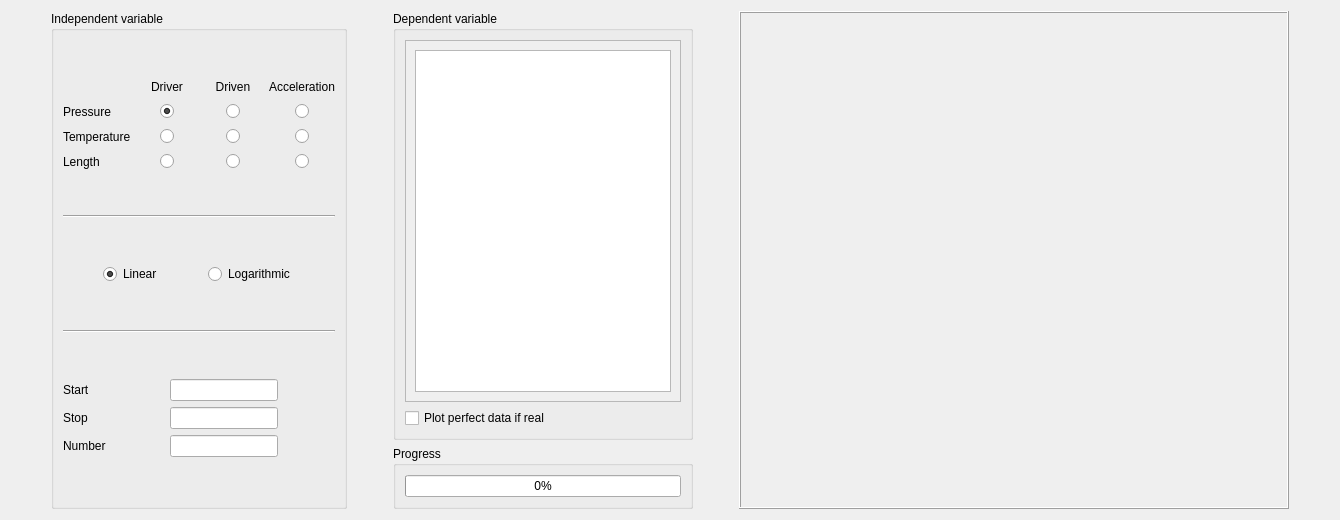
      <widget class="QWidget" name="MultiTab">
       <attribute name="title">
        <string>Multiple Calculations</string>
       </attribute>
       <layout class="QHBoxLayout" name="horizontalLayout_4">
        <item>
         <spacer name="horizontalSpacer_20">
          <property name="orientation">
           <enum>Qt::Horizontal</enum>
          </property>
          <property name="sizeHint" stdset="0">
           <size>
            <width>40</width>
            <height>20</height>
           </size>
          </property>
         </spacer>
        </item>
        <item>
         <widget class="QGroupBox" name="indepVar_GroupBox">
          <property name="title">
           <string>Independent variable</string>
          </property>
          <layout class="QVBoxLayout" name="verticalLayout_14">
           <item>
            <spacer name="verticalSpacer_9">
             <property name="orientation">
              <enum>Qt::Vertical</enum>
             </property>
             <property name="sizeHint" stdset="0">
              <size>
               <width>20</width>
               <height>40</height>
              </size>
             </property>
            </spacer>
           </item>
           <item>
            <layout class="QGridLayout" name="indepVar_Grid">
             <property name="sizeConstraint">
              <enum>QLayout::SetMinimumSize</enum>
             </property>
             <property name="verticalSpacing">
              <number>10</number>
             </property>
             <item row="0" column="1">
              <widget class="QLabel" name="label_39">
               <property name="sizePolicy">
                <sizepolicy hsizetype="Fixed" vsizetype="Fixed">
                 <horstretch>0</horstretch>
                 <verstretch>0</verstretch>
                </sizepolicy>
               </property>
               <property name="minimumSize">
                <size>
                 <width>60</width>
                 <height>0</height>
                </size>
               </property>
               <property name="maximumSize">
                <size>
                 <width>16777215</width>
                 <height>1000000</height>
                </size>
               </property>
               <property name="text">
                <string>Driver</string>
               </property>
               <property name="alignment">
                <set>Qt::AlignCenter</set>
               </property>
              </widget>
             </item>
             <item row="2" column="3" alignment="Qt::AlignHCenter">
              <widget class="QRadioButton" name="indepaccelT_radio">
               <property name="sizePolicy">
                <sizepolicy hsizetype="Maximum" vsizetype="Fixed">
                 <horstretch>0</horstretch>
                 <verstretch>0</verstretch>
                </sizepolicy>
               </property>
               <property name="text">
                <string/>
               </property>
               <attribute name="buttonGroup">
                <string notr="true">indepVar_ButtonGroup</string>
               </attribute>
              </widget>
             </item>
             <item row="3" column="1" alignment="Qt::AlignHCenter">
              <widget class="QRadioButton" name="indepdrivL_radio">
               <property name="sizePolicy">
                <sizepolicy hsizetype="Maximum" vsizetype="Fixed">
                 <horstretch>0</horstretch>
                 <verstretch>0</verstretch>
                </sizepolicy>
               </property>
               <property name="text">
                <string/>
               </property>
               <attribute name="buttonGroup">
                <string notr="true">indepVar_ButtonGroup</string>
               </attribute>
              </widget>
             </item>
             <item row="1" column="1" alignment="Qt::AlignHCenter">
              <widget class="QRadioButton" name="indepdrivP_radio">
               <property name="sizePolicy">
                <sizepolicy hsizetype="Maximum" vsizetype="Fixed">
                 <horstretch>0</horstretch>
                 <verstretch>0</verstretch>
                </sizepolicy>
               </property>
               <property name="text">
                <string/>
               </property>
               <property name="checked">
                <bool>true</bool>
               </property>
               <attribute name="buttonGroup">
                <string notr="true">indepVar_ButtonGroup</string>
               </attribute>
              </widget>
             </item>
             <item row="1" column="2" alignment="Qt::AlignHCenter">
              <widget class="QRadioButton" name="indeptestP_radio">
               <property name="sizePolicy">
                <sizepolicy hsizetype="Maximum" vsizetype="Fixed">
                 <horstretch>0</horstretch>
                 <verstretch>0</verstretch>
                </sizepolicy>
               </property>
               <property name="text">
                <string/>
               </property>
               <attribute name="buttonGroup">
                <string notr="true">indepVar_ButtonGroup</string>
               </attribute>
              </widget>
             </item>
             <item row="1" column="3" alignment="Qt::AlignHCenter">
              <widget class="QRadioButton" name="indepaccelP_radio">
               <property name="sizePolicy">
                <sizepolicy hsizetype="Maximum" vsizetype="Fixed">
                 <horstretch>0</horstretch>
                 <verstretch>0</verstretch>
                </sizepolicy>
               </property>
               <property name="text">
                <string/>
               </property>
               <attribute name="buttonGroup">
                <string notr="true">indepVar_ButtonGroup</string>
               </attribute>
              </widget>
             </item>
             <item row="3" column="0">
              <widget class="QLabel" name="label_44">
               <property name="sizePolicy">
                <sizepolicy hsizetype="Preferred" vsizetype="Preferred">
                 <horstretch>0</horstretch>
                 <verstretch>0</verstretch>
                </sizepolicy>
               </property>
               <property name="minimumSize">
                <size>
                 <width>0</width>
                 <height>0</height>
                </size>
               </property>
               <property name="maximumSize">
                <size>
                 <width>16777215</width>
                 <height>1000000</height>
                </size>
               </property>
               <property name="text">
                <string>Length</string>
               </property>
              </widget>
             </item>
             <item row="3" column="2" alignment="Qt::AlignHCenter">
              <widget class="QRadioButton" name="indeptestL_radio">
               <property name="sizePolicy">
                <sizepolicy hsizetype="Maximum" vsizetype="Fixed">
                 <horstretch>0</horstretch>
                 <verstretch>0</verstretch>
                </sizepolicy>
               </property>
               <property name="text">
                <string/>
               </property>
               <attribute name="buttonGroup">
                <string notr="true">indepVar_ButtonGroup</string>
               </attribute>
              </widget>
             </item>
             <item row="1" column="0">
              <widget class="QLabel" name="label_42">
               <property name="sizePolicy">
                <sizepolicy hsizetype="Preferred" vsizetype="Preferred">
                 <horstretch>0</horstretch>
                 <verstretch>0</verstretch>
                </sizepolicy>
               </property>
               <property name="minimumSize">
                <size>
                 <width>0</width>
                 <height>0</height>
                </size>
               </property>
               <property name="maximumSize">
                <size>
                 <width>16777215</width>
                 <height>1000000</height>
                </size>
               </property>
               <property name="text">
                <string>Pressure</string>
               </property>
              </widget>
             </item>
             <item row="3" column="3" alignment="Qt::AlignHCenter">
              <widget class="QRadioButton" name="indepaccelL_radio">
               <property name="sizePolicy">
                <sizepolicy hsizetype="Maximum" vsizetype="Fixed">
                 <horstretch>0</horstretch>
                 <verstretch>0</verstretch>
                </sizepolicy>
               </property>
               <property name="text">
                <string/>
               </property>
               <attribute name="buttonGroup">
                <string notr="true">indepVar_ButtonGroup</string>
               </attribute>
              </widget>
             </item>
             <item row="2" column="2" alignment="Qt::AlignHCenter">
              <widget class="QRadioButton" name="indeptestT_radio">
               <property name="sizePolicy">
                <sizepolicy hsizetype="Maximum" vsizetype="Fixed">
                 <horstretch>0</horstretch>
                 <verstretch>0</verstretch>
                </sizepolicy>
               </property>
               <property name="text">
                <string/>
               </property>
               <attribute name="buttonGroup">
                <string notr="true">indepVar_ButtonGroup</string>
               </attribute>
              </widget>
             </item>
             <item row="2" column="0">
              <widget class="QLabel" name="label_43">
               <property name="sizePolicy">
                <sizepolicy hsizetype="Preferred" vsizetype="Preferred">
                 <horstretch>0</horstretch>
                 <verstretch>0</verstretch>
                </sizepolicy>
               </property>
               <property name="minimumSize">
                <size>
                 <width>0</width>
                 <height>0</height>
                </size>
               </property>
               <property name="maximumSize">
                <size>
                 <width>16777215</width>
                 <height>1000000</height>
                </size>
               </property>
               <property name="text">
                <string>Temperature</string>
               </property>
              </widget>
             </item>
             <item row="2" column="1" alignment="Qt::AlignHCenter">
              <widget class="QRadioButton" name="indepdrivT_radio">
               <property name="sizePolicy">
                <sizepolicy hsizetype="Maximum" vsizetype="Fixed">
                 <horstretch>0</horstretch>
                 <verstretch>0</verstretch>
                </sizepolicy>
               </property>
               <property name="text">
                <string/>
               </property>
               <attribute name="buttonGroup">
                <string notr="true">indepVar_ButtonGroup</string>
               </attribute>
              </widget>
             </item>
             <item row="0" column="2">
              <widget class="QLabel" name="label_40">
               <property name="sizePolicy">
                <sizepolicy hsizetype="Fixed" vsizetype="Fixed">
                 <horstretch>0</horstretch>
                 <verstretch>0</verstretch>
                </sizepolicy>
               </property>
               <property name="minimumSize">
                <size>
                 <width>60</width>
                 <height>0</height>
                </size>
               </property>
               <property name="text">
                <string>Driven</string>
               </property>
               <property name="alignment">
                <set>Qt::AlignCenter</set>
               </property>
              </widget>
             </item>
             <item row="0" column="3">
              <widget class="QLabel" name="label_41">
               <property name="sizePolicy">
                <sizepolicy hsizetype="Fixed" vsizetype="Fixed">
                 <horstretch>0</horstretch>
                 <verstretch>0</verstretch>
                </sizepolicy>
               </property>
               <property name="minimumSize">
                <size>
                 <width>60</width>
                 <height>0</height>
                </size>
               </property>
               <property name="text">
                <string>Acceleration</string>
               </property>
               <property name="alignment">
                <set>Qt::AlignCenter</set>
               </property>
              </widget>
             </item>
            </layout>
           </item>
           <item>
            <spacer name="verticalSpacer_2">
             <property name="orientation">
              <enum>Qt::Vertical</enum>
             </property>
             <property name="sizeHint" stdset="0">
              <size>
               <width>20</width>
               <height>40</height>
              </size>
             </property>
            </spacer>
           </item>
           <item>
            <widget class="Line" name="line_6">
             <property name="orientation">
              <enum>Qt::Horizontal</enum>
             </property>
            </widget>
           </item>
           <item>
            <spacer name="verticalSpacer_7">
             <property name="orientation">
              <enum>Qt::Vertical</enum>
             </property>
             <property name="sizeHint" stdset="0">
              <size>
               <width>20</width>
               <height>40</height>
              </size>
             </property>
            </spacer>
           </item>
           <item>
            <layout class="QHBoxLayout" name="horizontalLayout_7">
             <item>
              <spacer name="horizontalSpacer_9">
               <property name="orientation">
                <enum>Qt::Horizontal</enum>
               </property>
               <property name="sizeHint" stdset="0">
                <size>
                 <width>40</width>
                 <height>20</height>
                </size>
               </property>
              </spacer>
             </item>
             <item>
              <widget class="QRadioButton" name="linear_radio">
               <property name="text">
                <string>Linear</string>
               </property>
               <property name="checked">
                <bool>true</bool>
               </property>
               <attribute name="buttonGroup">
                <string notr="true">rangeType_ButtonGroup</string>
               </attribute>
              </widget>
             </item>
             <item>
              <spacer name="horizontalSpacer_39">
               <property name="orientation">
                <enum>Qt::Horizontal</enum>
               </property>
               <property name="sizeHint" stdset="0">
                <size>
                 <width>40</width>
                 <height>20</height>
                </size>
               </property>
              </spacer>
             </item>
             <item>
              <widget class="QRadioButton" name="log_radio">
               <property name="text">
                <string>Logarithmic</string>
               </property>
               <attribute name="buttonGroup">
                <string notr="true">rangeType_ButtonGroup</string>
               </attribute>
              </widget>
             </item>
             <item>
              <spacer name="horizontalSpacer_10">
               <property name="orientation">
                <enum>Qt::Horizontal</enum>
               </property>
               <property name="sizeHint" stdset="0">
                <size>
                 <width>40</width>
                 <height>20</height>
                </size>
               </property>
              </spacer>
             </item>
            </layout>
           </item>
           <item>
            <spacer name="verticalSpacer_8">
             <property name="orientation">
              <enum>Qt::Vertical</enum>
             </property>
             <property name="sizeHint" stdset="0">
              <size>
               <width>20</width>
               <height>40</height>
              </size>
             </property>
            </spacer>
           </item>
           <item>
            <widget class="Line" name="line_7">
             <property name="orientation">
              <enum>Qt::Horizontal</enum>
             </property>
            </widget>
           </item>
           <item>
            <spacer name="verticalSpacer_3">
             <property name="orientation">
              <enum>Qt::Vertical</enum>
             </property>
             <property name="sizeHint" stdset="0">
              <size>
               <width>20</width>
               <height>40</height>
              </size>
             </property>
            </spacer>
           </item>
           <item>
            <layout class="QGridLayout" name="gridLayout_2">
             <item row="0" column="0">
              <widget class="QLabel" name="label_45">
               <property name="text">
                <string>Start</string>
               </property>
              </widget>
             </item>
             <item row="0" column="1">
              <spacer name="horizontalSpacer_7">
               <property name="orientation">
                <enum>Qt::Horizontal</enum>
               </property>
               <property name="sizeHint" stdset="0">
                <size>
                 <width>40</width>
                 <height>20</height>
                </size>
               </property>
              </spacer>
             </item>
             <item row="0" column="2">
              <widget class="QLineEdit" name="rangeStart_Edit"/>
             </item>
             <item row="1" column="0">
              <widget class="QLabel" name="label_46">
               <property name="text">
                <string>Stop</string>
               </property>
              </widget>
             </item>
             <item row="2" column="2">
              <widget class="QLineEdit" name="rangeNum_Edit"/>
             </item>
             <item row="1" column="2">
              <widget class="QLineEdit" name="rangeStop_Edit"/>
             </item>
             <item row="2" column="0">
              <widget class="QLabel" name="label_47">
               <property name="text">
                <string>Number</string>
               </property>
              </widget>
             </item>
             <item row="0" column="3">
              <spacer name="horizontalSpacer_38">
               <property name="orientation">
                <enum>Qt::Horizontal</enum>
               </property>
               <property name="sizeHint" stdset="0">
                <size>
                 <width>40</width>
                 <height>20</height>
                </size>
               </property>
              </spacer>
             </item>
            </layout>
           </item>
           <item>
            <spacer name="verticalSpacer_10">
             <property name="orientation">
              <enum>Qt::Vertical</enum>
             </property>
             <property name="sizeHint" stdset="0">
              <size>
               <width>20</width>
               <height>40</height>
              </size>
             </property>
            </spacer>
           </item>
          </layout>
         </widget>
        </item>
        <item>
         <spacer name="horizontalSpacer_17">
          <property name="orientation">
           <enum>Qt::Horizontal</enum>
          </property>
          <property name="sizeHint" stdset="0">
           <size>
            <width>40</width>
            <height>20</height>
           </size>
          </property>
         </spacer>
        </item>
        <item>
         <layout class="QVBoxLayout" name="verticalLayout_12">
          <item>
           <widget class="QGroupBox" name="groupBox_2">
            <property name="title">
             <string>Dependent variable</string>
            </property>
            <layout class="QVBoxLayout" name="verticalLayout_16">
             <item>
              <widget class="QScrollArea" name="scrollArea">
               <property name="widgetResizable">
                <bool>true</bool>
               </property>
               <widget class="QWidget" name="scrollAreaWidgetContents">
                <property name="geometry">
                 <rect>
                  <x>0</x>
                  <y>0</y>
                  <width>274</width>
                  <height>274</height>
                 </rect>
                </property>
                <layout class="QVBoxLayout" name="verticalLayout_15">
                 <item>
                  <widget class="QListWidget" name="depVar_list"/>
                 </item>
                </layout>
               </widget>
              </widget>
             </item>
             <item>
              <widget class="QCheckBox" name="plotPerf_CheckBox">
               <property name="text">
                <string>Plot perfect data if real</string>
               </property>
              </widget>
             </item>
            </layout>
           </widget>
          </item>
          <item>
           <widget class="QGroupBox" name="groupBox_3">
            <property name="sizePolicy">
             <sizepolicy hsizetype="Preferred" vsizetype="Fixed">
              <horstretch>0</horstretch>
              <verstretch>0</verstretch>
             </sizepolicy>
            </property>
            <property name="title">
             <string>Progress</string>
            </property>
            <layout class="QHBoxLayout" name="horizontalLayout_12">
             <item>
              <widget class="QProgressBar" name="multi_progressBar">
               <property name="value">
                <number>0</number>
               </property>
              </widget>
             </item>
            </layout>
           </widget>
          </item>
         </layout>
        </item>
        <item>
         <spacer name="horizontalSpacer_19">
          <property name="orientation">
           <enum>Qt::Horizontal</enum>
          </property>
          <property name="sizeHint" stdset="0">
           <size>
            <width>40</width>
            <height>20</height>
           </size>
          </property>
         </spacer>
        </item>
        <item>
         <widget class="QFrame" name="xtplotFrame_2">
          <property name="sizePolicy">
           <sizepolicy hsizetype="Fixed" vsizetype="Preferred">
            <horstretch>0</horstretch>
            <verstretch>0</verstretch>
           </sizepolicy>
          </property>
          <property name="minimumSize">
           <size>
            <width>550</width>
            <height>0</height>
           </size>
          </property>
          <property name="maximumSize">
           <size>
            <width>550</width>
            <height>1000000</height>
           </size>
          </property>
          <property name="frameShape">
           <enum>QFrame::Box</enum>
          </property>
          <property name="frameShadow">
           <enum>QFrame::Raised</enum>
          </property>
          <layout class="QVBoxLayout" name="verticalLayout_19">
           <item>
            <widget class="QWidget" name="xtplot_Widget_2" native="true">
             <property name="sizePolicy">
              <sizepolicy hsizetype="Preferred" vsizetype="Preferred">
               <horstretch>0</horstretch>
               <verstretch>0</verstretch>
              </sizepolicy>
             </property>
             <property name="minimumSize">
              <size>
               <width>0</width>
               <height>0</height>
              </size>
             </property>
             <layout class="QVBoxLayout" name="multi_mpl"/>
            </widget>
           </item>
          </layout>
         </widget>
        </item>
        <item>
         <spacer name="horizontalSpacer_22">
          <property name="orientation">
           <enum>Qt::Horizontal</enum>
          </property>
          <property name="sizeHint" stdset="0">
           <size>
            <width>40</width>
            <height>20</height>
           </size>
          </property>
         </spacer>
        </item>
       </layout>
      </widget>
